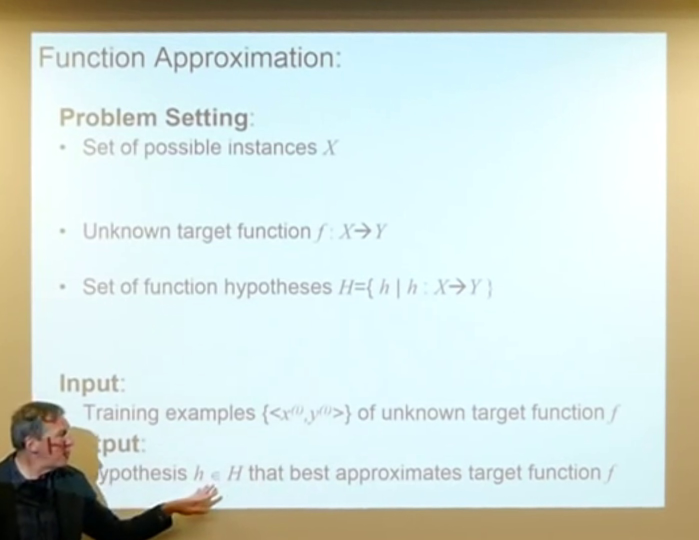
#> input picture frames/0.jpg, 1398 x 1080 px (shown at 1/2 size); its folder holds 4 pictures in this run
$ python corr.py
#> lines starting #> are read from the running program, lines starting #| are printed output that depends on the picture; long printed decimals are rounded; pictures that were not available may be replaced by others from this repository, and a replacement may not be noted
from PIL import Image
from math import exp
import numpy as np

def load_image( infilename ) :
#> called with infilename = './frames/0.jpg'
    img = Image.open( infilename )
#> img is the input picture: PIL image 1398x1080 RGB; mean R, G, B 208.7, 220.5, 214.3
    img.load()
    data = np.asarray( img, dtype="int32" )
    return data

from os import listdir
from os.path import isfile, join
frames = ['./frames/'+f for f in listdir('frames') if isfile(join('frames', f))]
slides = ['./slides/'+f for f in listdir('slides') if isfile(join('slides', f))]
frames.sort()

#print(frames,slides)
def foo(im1,im2):
	#print(im1.shape,im2.shape)
	def corr(im1,im2):
		product=np.mean((im1-im1.mean())*(im2-im2.mean()))
		stds=im1.std()*im2.std()
		if stds==0:
			return 0
		else:
			return product/stds

	#print(corr(im1,im2))

	#print(corr(im1[0:100,0:100,:],im2[0:100,0:100,:]))
	#print(corr(im1[540-50:540+50,699-50:699+50,:],im2[540-50:540+50,699-50:699+50,:]))

	r=im1.shape[0]
#> r = 1080
	c=im1.shape[0]
#> c = 1080
	w_size_r=50
	w_size_c=50
	corr_arr=np.zeros((r//w_size_r + 1,c//w_size_c + 1))
	for i in range(0,r,w_size_r):
		for j in range(0,c,w_size_c):
			corr_arr[i//100,j//100]=corr(im1[i:i+100,j:j+100,:],im2[i:i+100,j:j+100,:])
#> this loop made 22 passes
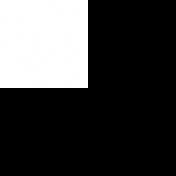
#> corr_arr: shape (22, 22) float64 (shown 8 times larger); min 0, max 1, mean 0.25
	#print(corr_arr)
	m_r,m_c = np.unravel_index(corr_arr.argmax(), corr_arr.shape)
	gauss_corr=corr_arr
	for i in range(corr_arr.shape[0]):
		for j in range(corr_arr.shape[1]):
			gauss_corr[i][j]=corr_arr[i,j]*exp(-((i-m_r)**2 + (j-m_c)**2)/20)
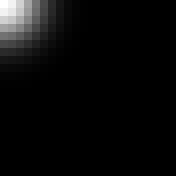
#> gauss_corr: shape (22, 22) float64 (shown 8 times larger); min 0, max 1, mean 0.0411
	return sum(sum(gauss_corr))

results={}

for i in frames:
	m_val=-1e8
	m_s=''
	for j in slides:
		curr_val=foo(load_image(i),load_image(j))
		print(i,j,curr_val)
#| ./frames/0.jpg ./slides/0.jpg 19.891
		if curr_val>m_val:
			m_val=curr_val
			m_s=j
	results[i]=m_s
#> pass 2 of the loop `for i in frames:`:
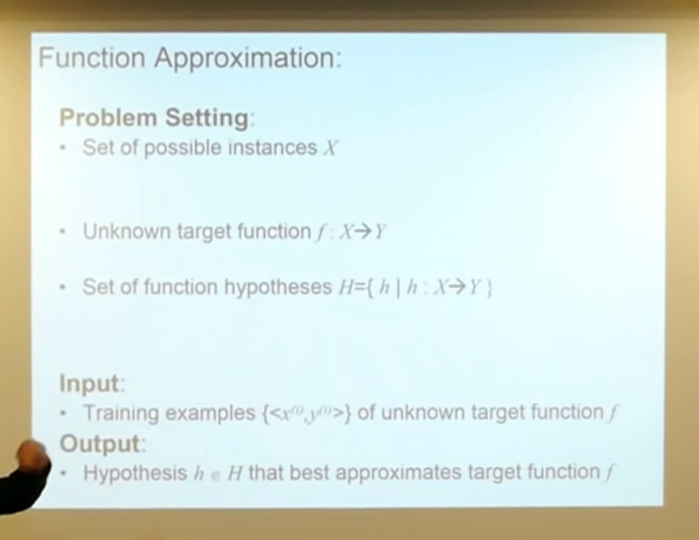
#> input picture frames/1.jpg, 1398 x 1080 px (shown at 1/2 size)
#> in load_image, img is the input picture: PIL image 1398x1080 RGB; mean R, G, B 212.3, 224.5, 217.9
#> after the loop in foo (call 2), `for i in range(0,r,w_size_r):`:
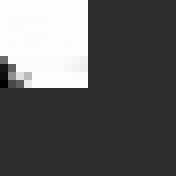
#> corr_arr: shape (22, 22) float64 (shown 8 times larger); min -0.211, max 1, mean 0.232; drawn with min black and max white
#> after the loop in foo (call 2), `for i in range(corr_arr.shape[0]):`:
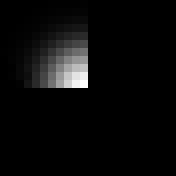
#> gauss_corr: shape (22, 22) float64 (shown 8 times larger); min -0.00142, max 1, mean 0.0402; drawn with min black and max white
#| ./frames/1.jpg ./slides/0.jpg 19.457
#> pass 3 of the loop `for i in frames:`:
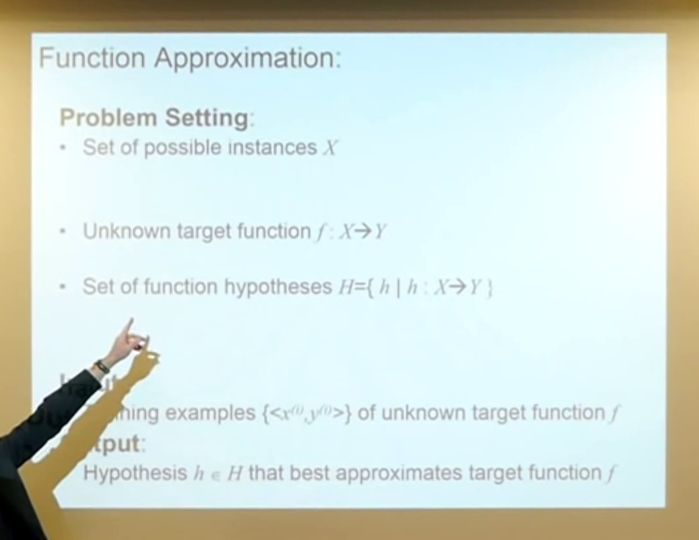
#> input picture frames/2.jpg, 1398 x 1080 px (shown at 1/2 size)
#> in load_image, img is the input picture: PIL image 1398x1080 RGB; mean R, G, B 209.4, 221.4, 214.5
#> after the loop in foo (call 3), `for i in range(0,r,w_size_r):`:
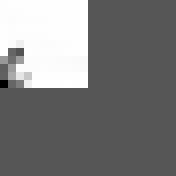
#> corr_arr: shape (22, 22) float64 (shown 8 times larger); min -0.517, max 1, mean 0.226; drawn with min black and max white
#> after the loop in foo (call 3), `for i in range(corr_arr.shape[0]):`:
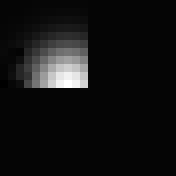
#> gauss_corr: shape (22, 22) float64 (shown 8 times larger); min -0.0211, max 1, mean 0.055; drawn with min black and max white
#| ./frames/2.jpg ./slides/0.jpg 26.634
#> the loop made 4 passes; the first 3 are shown

print("\n\nRESULTS\n\n")
for i in results:
	print(i,results[i])
#> this loop made 4 passes
#> i on passes 1 to 4: './frames/0.jpg', './frames/1.jpg', './frames/2.jpg', './frames/3.jpg'
#| ./frames/0.jpg ./slides/0.jpg
#| ./frames/1.jpg ./slides/0.jpg
#| ./frames/2.jpg ./slides/0.jpg
#| ./frames/3.jpg ./slides/0.jpg
